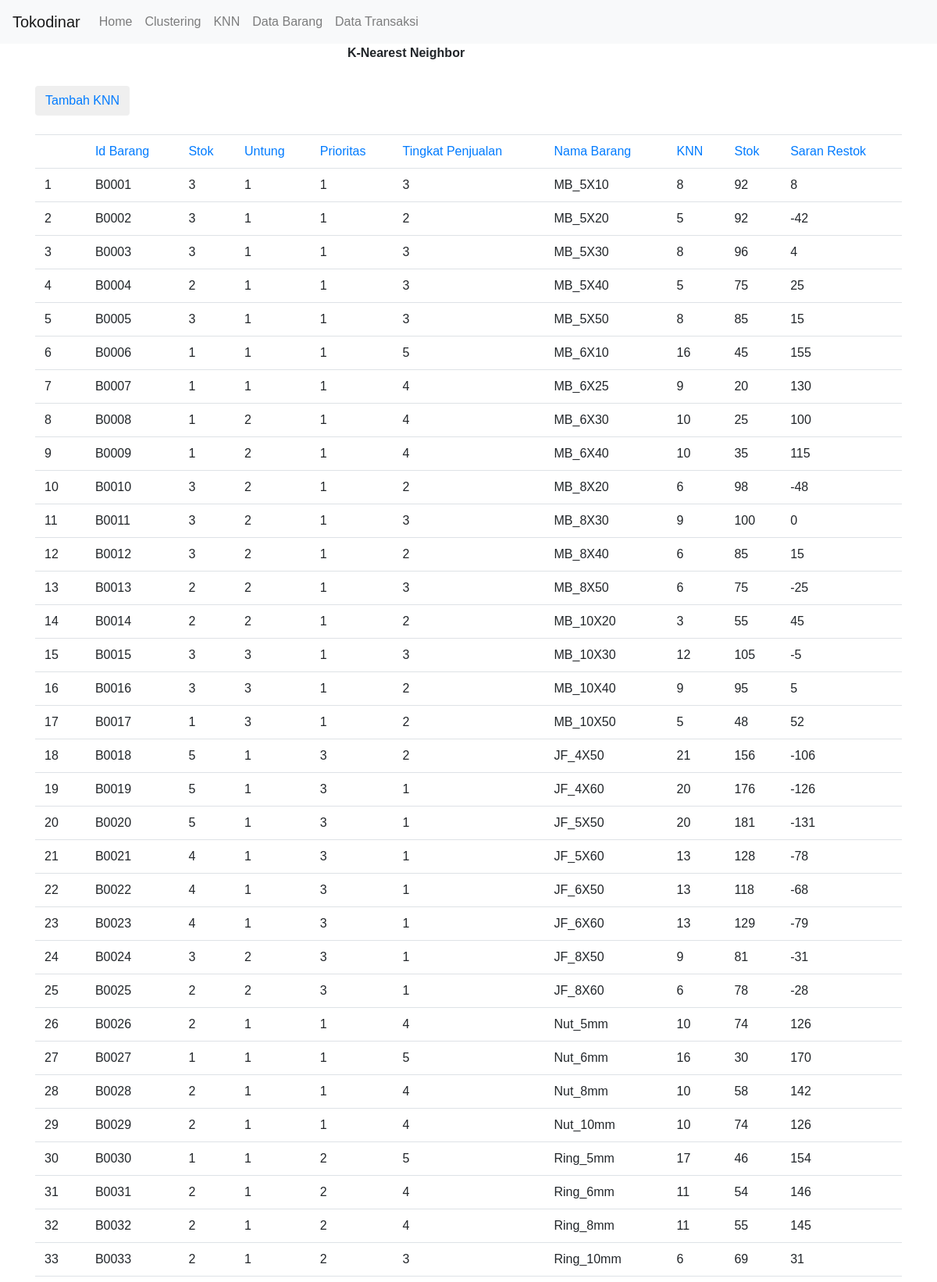
The app's page /index2.php (upper part) with its own data.
### tables this page shows
CREATE TABLE `manajemen` (
  `Id_barang` varchar(5) NOT NULL,
  `Stok1` tinyint(4) NOT NULL DEFAULT '0',
  `Untung1` tinyint(4) NOT NULL DEFAULT '0',
  `Prioritas1` tinyint(4) NOT NULL DEFAULT '0',
  `Tingkat_penjualan1` tinyint(4) NOT NULL DEFAULT '0'
);

CREATE TABLE `barang` (
  `Id_barang` varchar(5) NOT NULL,
  `Nama_barang` varchar(50) NOT NULL,
  `Harga_beli` int(15) NOT NULL,
  `Harga_jual` int(15) NOT NULL,
  `Untung` int(15) NOT NULL,
  `Stok` int(5) DEFAULT NULL,
  `Id_kategori` varchar(5) NOT NULL,
  `Id_supplier` varchar(5) DEFAULT NULL,
  `saran_restok` int(3) NOT NULL
);

### index2.php (the view, shortened to what this page needs)
<?php
include('header.php');
?>
<div style="width:950;text-align:center;font-weight:bold;padding-bottom:30px;">K-Nearest Neighbor</div>
<button class="btn"><a href="cobaknn.php">Tambah KNN</a></button>
<br>
<br>
<?php
$query1="SELECT manajemen.Id_barang, Stok1, Untung1, Prioritas1, Tingkat_penjualan1, Nama_barang,stok,saran_restok,
sum(pow((Stok1 -1),2))  + pow((Untung1 -1),2) + pow((Prioritas1 -1),2) + pow((Tingkat_penjualan1 -1),2)as knn, sum(saran_restok - stok) as saran_restok FROM manajemen join barang  where manajemen.Id_barang = barang.Id_barang group by manajemen.Id_barang, Stok1, Untung1, Prioritas1, Tingkat_penjualan1, Nama_barang,stok,saran_restok order by barang.id_barang";
$polabaru='asc';
?>
<table class="table" id="data" >
<tbody>
<th>
				<td><a href='index2.php?orderby=manajemen.Id_barang&pola=<?=$polabaru;?>'>Id Barang</a></td>
				<td><a href='index2.php?orderby=Stok1&pola=<?=$polabaru;?>'>Stok</a></td>
				<td><a href='index2.php?orderby=Untung1&pola=<?=$polabaru;?>'>Untung</a></td>
				<td><a href='index2.php?orderby=Prioritas1&pola=<?=$polabaru;?>'>Prioritas</a></td>
				<td><a href='index2.php?orderby=Tingkat_penjualan1&pola=<?=$polabaru;?>'>Tingkat Penjualan</a></td>
				<td><a href='index2.php?orderby=Nama_barang&pola=<?=$polabaru;?>'>Nama Barang</a></td>
				<td><a href='index2.php?orderby=knn&pola=<?=$polabaru;?>'>KNN</a></td>
				<td><a href='index2.php?orderby=stok&pola=<?=$polabaru;?>'>Stok</a></td>
				<td><a href='index2.php?orderby=saran_restok&pola=<?=$polabaru;?>'>Saran Restok</a></td>
</th>
<?php
$result=mysql_query($query1) or die(mysql_error());
$no=1;
while($rows=mysql_fetch_object($result)){
			?>
			<tr>
				<td><?php echo $no
				?></td>
				<td><?php		echo $rows -> Id_barang;?></td>
				<td><?php		echo $rows -> Stok1;?></td>
				<td><?php		echo $rows -> Untung1;?></td>
				<td><?php		echo $rows -> Prioritas1;?></td>
				<td><?php		echo $rows -> Tingkat_penjualan1;?></td>
				<td><?php		echo $rows -> Nama_barang;?></td>
				<td><?php		echo pow(($rows -> Stok1 -1),2) + pow(($rows -> Untung1 -1),2) + pow(($rows -> Prioritas1 -1),2) + pow(($rows -> Tingkat_penjualan1 -1),2);?></TD>
				<td><?php		echo $rows -> stok;?></td>
				<td><?php		echo $rows -> saran_restok;?></td>
			</tr>
			<?php
$no++;
}?>
		</tbody>
		</table>
<?php
include('footer.php');
?>

### header.php (shortened to what this page needs)
<html>
<head>
<link rel="stylesheet" media="all" href="css/bootstrap.min.css" type="text/css" />
</head>
<body>
<nav class="navbar navbar-expand-lg navbar-light bg-light">
  <a class="navbar-brand" href="#">Tokodinar</a>
  <div class="collapse navbar-collapse" id="navbarSupportedContent">
    <ul class="navbar-nav mr-auto">
      <li class="nav-item">
        <a class="nav-link" href="home.php">Home</a>
      </li>
      <li class="nav-item">
        <a class="nav-link" href="index.php">Clustering</a>
      </li>
	   <li class="nav-item">
        <a class="nav-link" href="index2.php">KNN</a>
      </li>
	   <li class="nav-item">
        <a class="nav-link" href="coba.php">Data Barang</a>
      </li>
	  <li class="nav-item">
        <a class="nav-link" href="cobatransaksi.php">Data Transaksi</a>
      </li>
    </ul>
  </div>
</nav>
<div class="container">

### footer.php
</div>
</body>
</html>

### header.php (style rules this page uses)
* { box-sizing:border-box }
body { font-family:Verdana,sans-serif;margin:0 }

### records on screen
manajemen: Id_barang "B0001", Stok1 "3", Untung1 "1", Prioritas1 "1", Tingkat_penjualan1 "3", barang.Nama_barang "MB_5X10", Stok1+Untung1+Prioritas1 "8", barang.Stok "92", rows "8"
manajemen: Id_barang "B0002", Stok1 "3", Untung1 "1", Prioritas1 "1", Tingkat_penjualan1 "2", barang.Nama_barang "MB_5X20", Stok1+Untung1+Prioritas1 "5", barang.Stok "92", rows "-42"
manajemen: Id_barang "B0003", Stok1 "3", Untung1 "1", Prioritas1 "1", Tingkat_penjualan1 "3", barang.Nama_barang "MB_5X30", Stok1+Untung1+Prioritas1 "8", barang.Stok "96", rows "4"
manajemen: Id_barang "B0004", Stok1 "2", Untung1 "1", Prioritas1 "1", Tingkat_penjualan1 "3", barang.Nama_barang "MB_5X40", Stok1+Untung1+Prioritas1 "5", barang.Stok "75", rows "25"
manajemen: Id_barang "B0005", Stok1 "3", Untung1 "1", Prioritas1 "1", Tingkat_penjualan1 "3", barang.Nama_barang "MB_5X50", Stok1+Untung1+Prioritas1 "8", barang.Stok "85", rows "15"
manajemen: Id_barang "B0006", Stok1 "1", Untung1 "1", Prioritas1 "1", Tingkat_penjualan1 "5", barang.Nama_barang "MB_6X10", Stok1+Untung1+Prioritas1 "16", barang.Stok "45", rows "155"
manajemen: Id_barang "B0007", Stok1 "1", Untung1 "1", Prioritas1 "1", Tingkat_penjualan1 "4", barang.Nama_barang "MB_6X25", Stok1+Untung1+Prioritas1 "9", barang.Stok "20", rows "130"
manajemen: Id_barang "B0008", Stok1 "1", Untung1 "2", Prioritas1 "1", Tingkat_penjualan1 "4", barang.Nama_barang "MB_6X30", Stok1+Untung1+Prioritas1 "10", barang.Stok "25", rows "100"
manajemen: Id_barang "B0009", Stok1 "1", Untung1 "2", Prioritas1 "1", Tingkat_penjualan1 "4", barang.Nama_barang "MB_6X40", Stok1+Untung1+Prioritas1 "10", barang.Stok "35", rows "115"
manajemen: Id_barang "B0010", Stok1 "3", Untung1 "2", Prioritas1 "1", Tingkat_penjualan1 "2", barang.Nama_barang "MB_8X20", Stok1+Untung1+Prioritas1 "6", barang.Stok "98", rows "-48"
manajemen: Id_barang "B0011", Stok1 "3", Untung1 "2", Prioritas1 "1", Tingkat_penjualan1 "3", barang.Nama_barang "MB_8X30", Stok1+Untung1+Prioritas1 "9", barang.Stok "100", rows "0"
manajemen: Id_barang "B0012", Stok1 "3", Untung1 "2", Prioritas1 "1", Tingkat_penjualan1 "2", barang.Nama_barang "MB_8X40", Stok1+Untung1+Prioritas1 "6", barang.Stok "85", rows "15"
manajemen: Id_barang "B0013", Stok1 "2", Untung1 "2", Prioritas1 "1", Tingkat_penjualan1 "3", barang.Nama_barang "MB_8X50", Stok1+Untung1+Prioritas1 "6", barang.Stok "75", rows "-25"
manajemen: Id_barang "B0014", Stok1 "2", Untung1 "2", Prioritas1 "1", Tingkat_penjualan1 "2", barang.Nama_barang "MB_10X20", Stok1+Untung1+Prioritas1 "3", barang.Stok "55", rows "45"
manajemen: Id_barang "B0015", Stok1 "3", Untung1 "3", Prioritas1 "1", Tingkat_penjualan1 "3", barang.Nama_barang "MB_10X30", Stok1+Untung1+Prioritas1 "12", barang.Stok "105", rows "-5"
manajemen: Id_barang "B0016", Stok1 "3", Untung1 "3", Prioritas1 "1", Tingkat_penjualan1 "2", barang.Nama_barang "MB_10X40", Stok1+Untung1+Prioritas1 "9", barang.Stok "95", rows "5"
manajemen: Id_barang "B0017", Stok1 "1", Untung1 "3", Prioritas1 "1", Tingkat_penjualan1 "2", barang.Nama_barang "MB_10X50", Stok1+Untung1+Prioritas1 "5", barang.Stok "48", rows "52"
manajemen: Id_barang "B0018", Stok1 "5", Untung1 "1", Prioritas1 "3", Tingkat_penjualan1 "2", barang.Nama_barang "JF_4X50", Stok1+Untung1+Prioritas1 "21", barang.Stok "156", rows "-106"
manajemen: Id_barang "B0019", Stok1 "5", Untung1 "1", Prioritas1 "3", Tingkat_penjualan1 "1", barang.Nama_barang "JF_4X60", Stok1+Untung1+Prioritas1 "20", barang.Stok "176", rows "-126"
manajemen: Id_barang "B0020", Stok1 "5", Untung1 "1", Prioritas1 "3", Tingkat_penjualan1 "1", barang.Nama_barang "JF_5X50", Stok1+Untung1+Prioritas1 "20", barang.Stok "181", rows "-131"
manajemen: Id_barang "B0021", Stok1 "4", Untung1 "1", Prioritas1 "3", Tingkat_penjualan1 "1", barang.Nama_barang "JF_5X60", Stok1+Untung1+Prioritas1 "13", barang.Stok "128", rows "-78"
manajemen: Id_barang "B0022", Stok1 "4", Untung1 "1", Prioritas1 "3", Tingkat_penjualan1 "1", barang.Nama_barang "JF_6X50", Stok1+Untung1+Prioritas1 "13", barang.Stok "118", rows "-68"
manajemen: Id_barang "B0023", Stok1 "4", Untung1 "1", Prioritas1 "3", Tingkat_penjualan1 "1", barang.Nama_barang "JF_6X60", Stok1+Untung1+Prioritas1 "13", barang.Stok "129", rows "-79"
manajemen: Id_barang "B0024", Stok1 "3", Untung1 "2", Prioritas1 "3", Tingkat_penjualan1 "1", barang.Nama_barang "JF_8X50", Stok1+Untung1+Prioritas1 "9", barang.Stok "81", rows "-31"
manajemen: Id_barang "B0025", Stok1 "2", Untung1 "2", Prioritas1 "3", Tingkat_penjualan1 "1", barang.Nama_barang "JF_8X60", Stok1+Untung1+Prioritas1 "6", barang.Stok "78", rows "-28"
manajemen: Id_barang "B0026", Stok1 "2", Untung1 "1", Prioritas1 "1", Tingkat_penjualan1 "4", barang.Nama_barang "Nut_5mm", Stok1+Untung1+Prioritas1 "10", barang.Stok "74", rows "126"
manajemen: Id_barang "B0027", Stok1 "1", Untung1 "1", Prioritas1 "1", Tingkat_penjualan1 "5", barang.Nama_barang "Nut_6mm", Stok1+Untung1+Prioritas1 "16", barang.Stok "30", rows "170"
manajemen: Id_barang "B0028", Stok1 "2", Untung1 "1", Prioritas1 "1", Tingkat_penjualan1 "4", barang.Nama_barang "Nut_8mm", Stok1+Untung1+Prioritas1 "10", barang.Stok "58", rows "142"
manajemen: Id_barang "B0029", Stok1 "2", Untung1 "1", Prioritas1 "1", Tingkat_penjualan1 "4", barang.Nama_barang "Nut_10mm", Stok1+Untung1+Prioritas1 "10", barang.Stok "74", rows "126"
manajemen: Id_barang "B0030", Stok1 "1", Untung1 "1", Prioritas1 "2", Tingkat_penjualan1 "5", barang.Nama_barang "Ring_5mm", Stok1+Untung1+Prioritas1 "17", barang.Stok "46", rows "154"
manajemen: Id_barang "B0031", Stok1 "2", Untung1 "1", Prioritas1 "2", Tingkat_penjualan1 "4", barang.Nama_barang "Ring_6mm", Stok1+Untung1+Prioritas1 "11", barang.Stok "54", rows "146"
manajemen: Id_barang "B0032", Stok1 "2", Untung1 "1", Prioritas1 "2", Tingkat_penjualan1 "4", barang.Nama_barang "Ring_8mm", Stok1+Untung1+Prioritas1 "11", barang.Stok "55", rows "145"
manajemen: Id_barang "B0033", Stok1 "2", Untung1 "1", Prioritas1 "2", Tingkat_penjualan1 "3", barang.Nama_barang "Ring_10mm", Stok1+Untung1+Prioritas1 "6", barang.Stok "69", rows "31"
